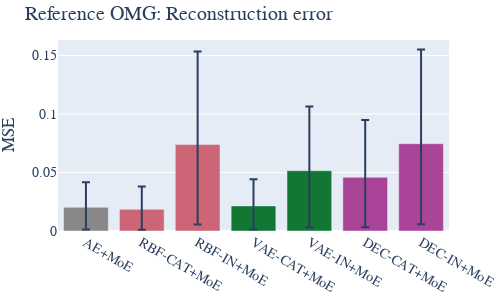

Notebook source saved alongside this figure:
### Code cell
fig.show()

### Figure 1 — Plotly figure (JSON) as saved in the notebook; plotly's stock layout.template omitted (floating-point values rounded to 4 significant figures)
{"data": [{"error_y": {"array": [0.02148], "arrayminus": [0.01906], "type": "data"}, "marker": {"color": "rgb(136, 136, 136)"}, "name": "AE+MoE", "type": "bar", "x": ["AE+MoE"], "y": [0.02027]}, {"error_y": {"array": [0.01957, 0.07955], "arrayminus": [0.0174, 0.06833], "type": "data"}, "marker": {"color": "rgb(204, 102, 119)"}, "name": "RBF", "type": "bar", "x": ["RBF-CAT+MoE", "RBF-IN+MoE"], "y": [0.01849, 0.07394]}, {"error_y": {"array": [0.02272, 0.05482], "arrayminus": [0.02017, 0.04825], "type": "data"}, "marker": {"color": "rgb(17, 119, 51)"}, "name": "VAE", "type": "bar", "x": ["VAE-CAT+MoE", "VAE-IN+MoE"], "y": [0.02144, 0.05154]}, {"error_y": {"array": [0.04904, 0.08048], "arrayminus": [0.04276, 0.06881], "type": "data"}, "marker": {"color": "rgb(170, 68, 153)"}, "name": "DEC", "type": "bar", "x": ["DEC-CAT+MoE", "DEC-IN+MoE"], "y": [0.0459, 0.07465]}], "layout": {"font": {"family": "Serif", "size": 14}, "height": 300, "margin": {"b": 5, "l": 5, "r": 5, "t": 40}, "showlegend": false, "title": {"text": "Reference OMG: Reconstruction error"}, "width": 500, "yaxis": {"title": {"text": "MSE"}}}}
